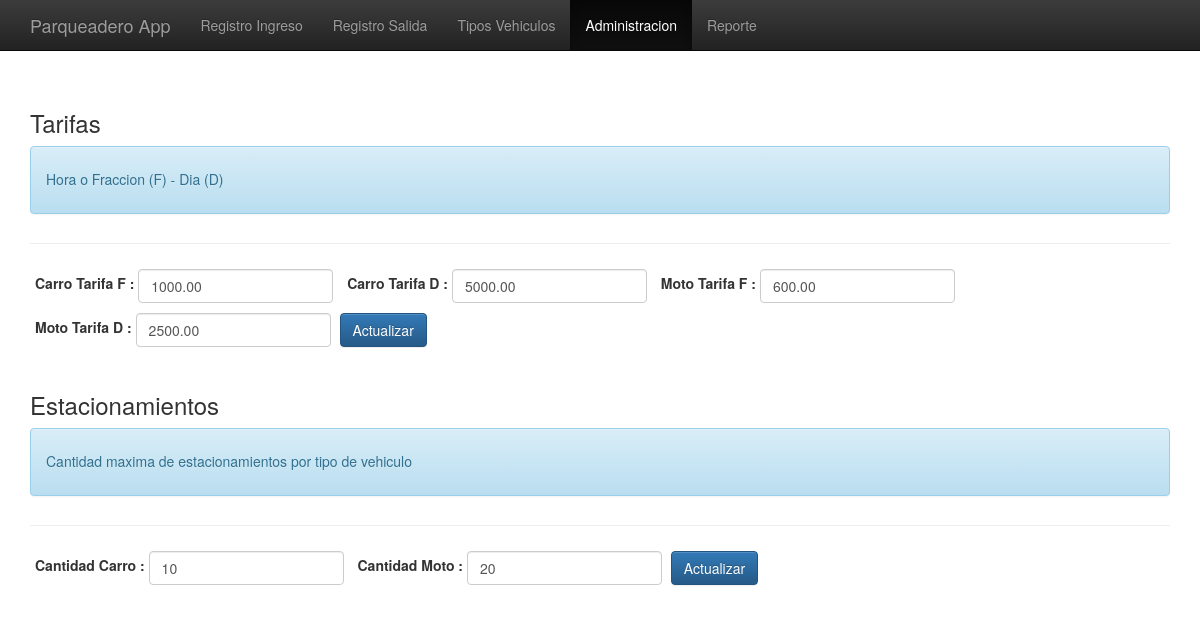
The app's page /index.php/administracion with its own data.
### tables this page shows
CREATE TABLE `tarifas` (
  `id_tarifa` int(11) NOT NULL AUTO_INCREMENT,
  `id_tipo_vehiculo` int(11) NOT NULL,
  `costo` decimal(10,2) NOT NULL,
  `tipo_tarifa` enum('F','D') NOT NULL DEFAULT 'F',
  PRIMARY KEY (`id_tarifa`),
  KEY `fk_tipo_vehiculo_tarifa_idx` (`id_tipo_vehiculo`),
  CONSTRAINT `fk_tipo_vehiculo_tarifa` FOREIGN KEY (`id_tipo_vehiculo`) REFERENCES `tipos_vehiculos` (`id_tipo_vehiculo`) ON DELETE NO ACTION ON UPDATE NO ACTION
);

CREATE TABLE `tipos_vehiculos` (
  `id_tipo_vehiculo` int(11) NOT NULL AUTO_INCREMENT,
  `tipo` char(2) NOT NULL,
  `descripcion` varchar(20) NOT NULL,
  PRIMARY KEY (`id_tipo_vehiculo`)
);

CREATE TABLE `estacionamientos` (
  `id_estacionamiento` int(11) NOT NULL AUTO_INCREMENT,
  `id_tipo_vehiculo` int(11) NOT NULL,
  `cantidad_maxima` int(11) NOT NULL,
  PRIMARY KEY (`id_estacionamiento`),
  KEY `fk_tipo_vehiculo_estacionamiento_idx` (`id_tipo_vehiculo`),
  CONSTRAINT `fk_tipo_vehiculo_estacionamiento` FOREIGN KEY (`id_tipo_vehiculo`) REFERENCES `tipos_vehiculos` (`id_tipo_vehiculo`) ON DELETE NO ACTION ON UPDATE NO ACTION
);

### application/controllers/Administracion.php (called while the page is built, shortened)
<?php
class Administracion extends CI_Controller {
	function __construct(){
		$this->load->model('estacionamiento_model');
		$this->load->model('tarifa_model');
	}
	public function index()
	{
		$data['seleccion'] = strtolower(__CLASS__);
		$this->load->view('encabezado',$data);
		$data['cantidades'] = $this->estacionamiento_model->traer_datos();
		$data['tarifas'] = $this->tarifa_model->traer_datos();
		$this->load->view('administracion',$data);
		$this->load->view('footer');
	}
}

### index.php (called while the page is built, shortened)
<?php
require_once BASEPATH.'core/CodeIgniter.php';

### application/models/Tarifa_model.php (called while the page is built, shortened)
<?php
class Tarifa_model extends CI_Model {
	public function traer_datos()
	{
		$this->db->select('tr.id_tarifa , t.descripcion , tr.costo , tr.tipo_tarifa');
		$this->db->from('tarifas tr');
		$this->db->join('tipos_vehiculos t', 't.id_tipo_vehiculo = tr.id_tipo_vehiculo');
		$query = $this->db->get();
		if ($query->num_rows() > 0) return $query;
		else return false;
	}
}

### application/models/Estacionamiento_model.php (called while the page is built, shortened)
<?php
class Estacionamiento_model extends CI_Model {
	public function traer_datos()
	{
		$this->db->select('e.id_estacionamiento , t.descripcion , e.cantidad_maxima , t.tipo');
		$this->db->from('estacionamientos e');
		$this->db->join('tipos_vehiculos t', 't.id_tipo_vehiculo = e.id_tipo_vehiculo');
		$query = $this->db->get();
		if ($query->num_rows() > 0) return $query;
		else return false;
	}
}

### application/views/administracion.php (the view)
<div class="container">
	<div class="page-header">
		<h3>Tarifas</h3>
		<div role="alert" class="alert alert-info">
       <h5> Hora o Fraccion (F) - Dia (D)</h5>
      </div>
	</div>
	<form role="form" class="form-inline" action="<?php echo site_url('administracion/actualizar_tarifa');?> " enctype="multipart/form-data" name="" method="post">
		<?php
		foreach ($tarifas->result() as $value) {
			?>
			<div class="form-group">
				<label for="<?php echo $value->id_tarifa;  ?>"><?php echo $value->descripcion; ?>  Tarifa <?php echo $value->tipo_tarifa; ?> :</label>
				<input type="number" class="form-control"  id="<?php echo $value->id_tarifa;  ?>" name="<?php echo $value->id_tarifa; ?>" value="<?php echo $value->costo; ?>" >
			</div>
			<?php } ?>
			<button type="submit" class="btn btn-primary">Actualizar</button>
		</form>
		<div class="page-header">
			<h3>Estacionamientos</h3>
			<div role="alert" class="alert alert-info">
       <h5> Cantidad maxima de estacionamientos por tipo de vehiculo</h5>
      </div>
		</div>
		<form role="form" class="form-inline" action="<?php echo site_url('administracion/actualizar_cantidad');?> " enctype="multipart/form-data" name="" method="post">
			<?php
			foreach ($cantidades->result() as $value) {
				?>
				<div class="form-group">
					<label for="cantidad_carros">Cantidad <?php echo $value->descripcion; ?> :</label>
					<input type="number" class="form-control"  id="<?php echo $value->id_estacionamiento;  ?>" name="<?php echo $value->id_estacionamiento; ?>" value="<?php echo $value->cantidad_maxima; ?>" >
				</div>
				<?php } ?>
				<button type="submit" class="btn btn-primary">Actualizar</button>
			</form>
		</div>

### assets/css/theme.css (style rules this page uses)
body { padding-top: 70px; padding-bottom: 30px; }
.form-inline .form-group { margin: 5px; }

### records on screen
tarifas: id_tipo_vehiculo.descripcion "Carro", tipo_tarifa "F", costo "1000.00"
tarifas: id_tipo_vehiculo.descripcion "Carro", tipo_tarifa "D", costo "5000.00"
tarifas: id_tipo_vehiculo.descripcion "Moto", tipo_tarifa "F", costo "600.00"
tarifas: id_tipo_vehiculo.descripcion "Moto", tipo_tarifa "D", costo "2500.00"
estacionamientos: id_tipo_vehiculo.descripcion "Carro", cantidad_maxima "10"
estacionamientos: id_tipo_vehiculo.descripcion "Moto", cantidad_maxima "20"

### other values on screen
$value "Registro Ingreso"
$value "Registro Salida"
$value "Tipos Vehiculos"
$value "Administracion"
$value "Reporte"
